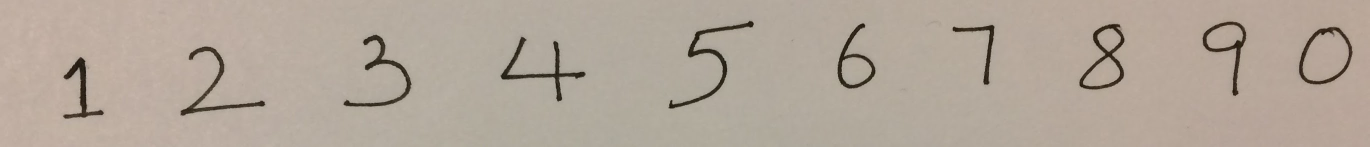
%> input picture images/image1.JPG, 2739 x 294 px (shown at 1/2 size); its folder holds only this picture in this run
$ octave ec.m   (GNU Octave 9; MATLAB toolbox functions it lacks are replaced by stand-ins)
%> lines starting %> are read from the running program, lines starting %| are printed output that depends on the picture; in (x1, y1, x2, y2) boxes, pixels count from 0 and x2, y2 are one past the last pixel; in counts of white or black regions, pixels touching at a corner belong together; the program's own positions count from 1
addpath '..\matlab';

%% load images
im_dir = dir('../images/*.*');
im_dir = im_dir(~ismember({im_dir.name},{'.','..'}));

file_count = size(im_dir, 1);

%% process images
x = zeros(28 * 28, 1);
x_i = 0;

for i = 1:file_count
    file = im_dir(i);
    im = imread(sprintf('%s/%s', file.folder, file.name));
%> im is the input picture: size 294x2739x3 uint8; mean R, G, B 178.5, 166.4, 154
    im_gray = rgb2gray(im);
    T = adaptthresh(im_gray, 0.95);
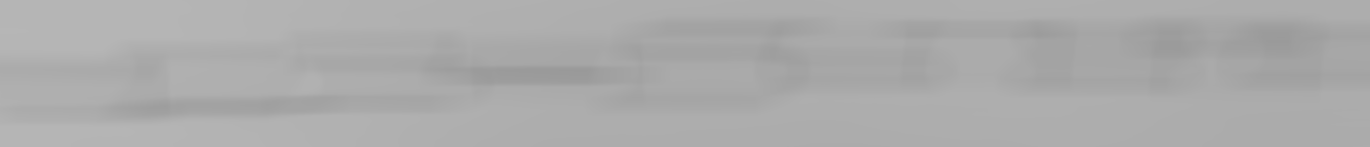
%> T: size 294x2739 double (shown at 1/2 size); min 0.603, max 0.714, mean 0.672
    BW = 1 - imbinarize(im_gray, T);
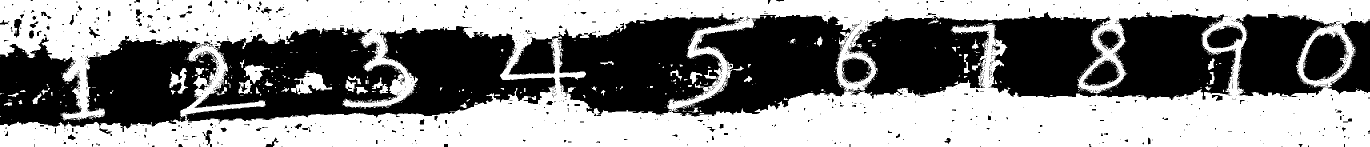
%> BW: size 294x2739 double (shown at 1/2 size); values 0 (black) and 1 (white), 53.6% white; 1116 black regions (1000 under 20 px)
    CC = bwconncomp(BW);
%> CC = 694 connected components
    stats = regionprops(CC, 'BoundingBox');
%> stats = 694 regions; largest, box (x1, y1, x2, y2): (0, 0, 2739, 294), (477, 128, 540, 188), (582, 145, 664, 189), (339, 136, 376, 188), (1380, 143, 1405, 168)

    BB = cat(1, stats.BoundingBox);
%> BB = 694 rows, first 8: [0.5 0.5 2739 294; 0.5 112.5 1 1; 0.5 186.5 4 3; 0.5 232.5 2 2; 5.5 187.5 3 1; 8.5 205.5 16 7; 16.5 185.5 22 9; 16.5 199.5 8 2]
    sub_hs = BB(:, 4);
%> sub_hs = 694 values, max 294 at index 1, min 1 at index 2, mean 3.07

    % remove sub image has height smaller than half of the mean height.
    sub_h_mean = sum(sub_hs) / CC.NumObjects;
%> sub_h_mean = 3.07
    outlier = sub_hs < sub_h_mean / 2;
%> outlier = 694 logical values, 407 true

    valid_BB = BB(~outlier, :);
%> valid_BB = 287 rows, first 8: [0.5 0.5 2739 294; 0.5 186.5 4 3; 0.5 232.5 2 2; 8.5 205.5 16 7; 16.5 185.5 22 9; 16.5 199.5 8 2; 37.5 200.5 8 9; 40.5 180.5 11 4]

    for j = 1: length(valid_BB)
        sub_im = imcrop(BW, valid_BB(j, :));
        sub_h = valid_BB(j, 4);
        sub_w = valid_BB(j, 3);

        % pad image to a square first
        elen = max(sub_h, sub_w);
        sub_im_resize = padarray(sub_im, [floor((elen - sub_h)/2) floor((elen - sub_w)/2)], 0, 'post');
        sub_im_resize = padarray(sub_im_resize, [ceil((elen - sub_h)/2) ceil((elen - sub_w)/2)], 0, 'pre');

        % resize to 28 * 28
        sub_im_resize = imresize(sub_im_resize, [28, 28]);

        x_i = x_i + 1;
        x(:, x_i) = reshape(sub_im_resize', 28 * 28, []);
    end
%> this loop made 287 passes
%> (sub_h, sub_w, elen) on passes 1, 2, 4: (294, 2739, 2739), (3, 4, 4), (7, 16, 16)
%> pass 1, `sub_im_resize = padarray(sub_im, [floor((elen - sub_h)/2) floor((elen ..`:
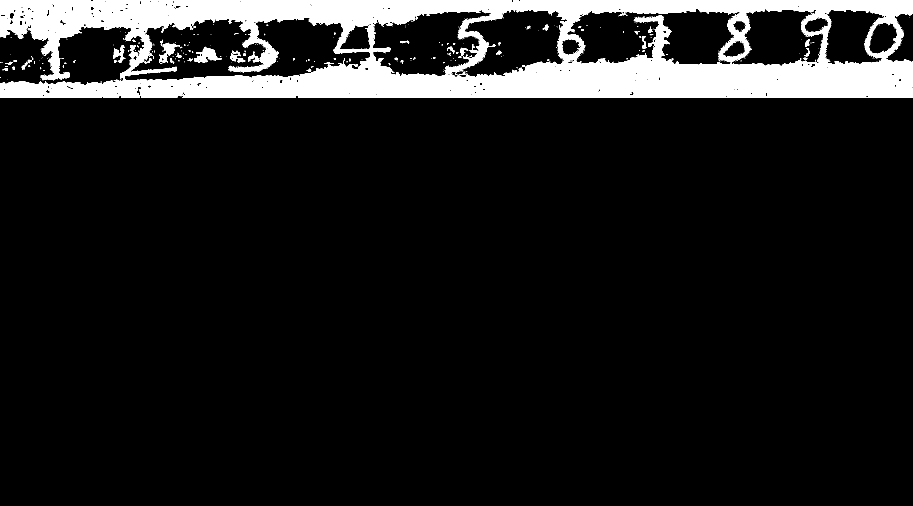
%> sub_im_resize: size 1516x2739 double (shown at 1/3 size); values 0 (black) and 1 (white), 10.4% white; 694 white regions (634 under 20 px), largest, box (x1, y1, x2, y2) and area: (0, 0, 2739, 294) 421610, (582, 145, 664, 189) 1767, (477, 128, 540, 188) 1348
%> pass 1, `sub_im_resize = padarray(sub_im_resize, [ceil((elen - sub_h)/2) ceil((..`:
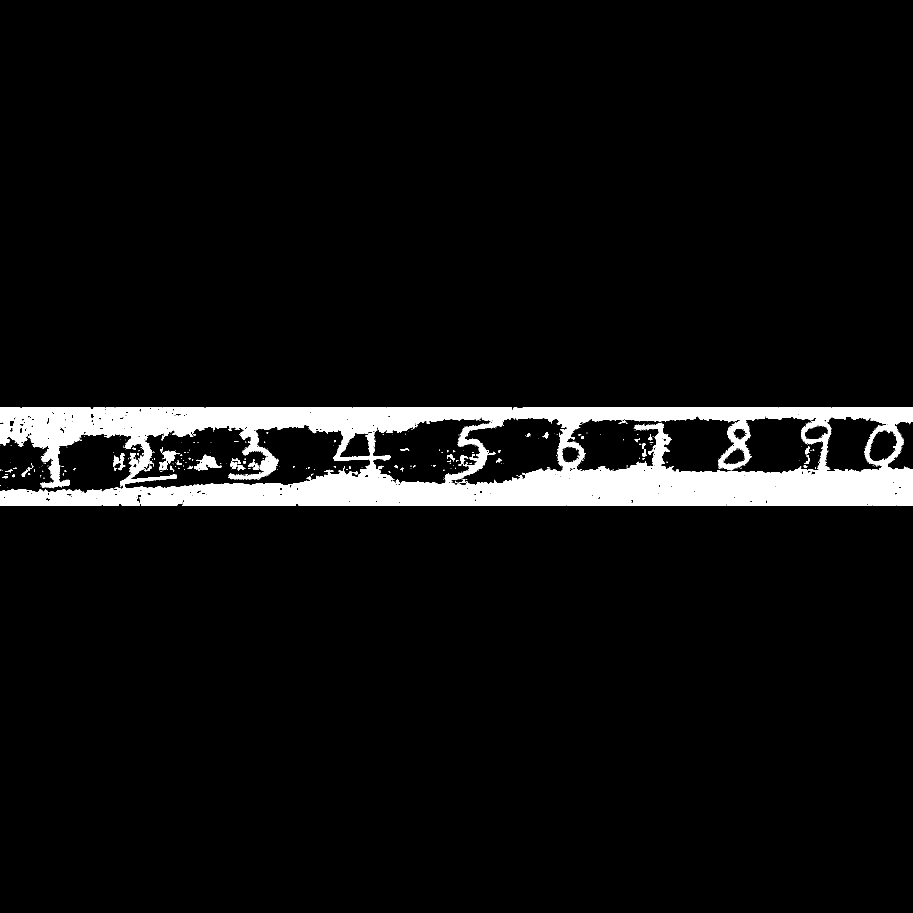
%> sub_im_resize: size 2739x2739 double (shown at 1/3 size); values 0 (black) and 1 (white), 5.8% white; 694 white regions (634 under 20 px), largest, box (x1, y1, x2, y2) and area: (0, 1223, 2739, 1517) 421610, (582, 1368, 664, 1412) 1767, (477, 1351, 540, 1411) 1348
%> pass 1, `sub_im_resize = imresize(sub_im_resize, [28, 28]);`:
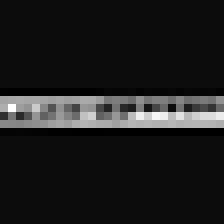
%> sub_im_resize: size 28x28 double (shown 8 times larger); min -0.0417, max 0.782, mean 0.0576; drawn with min black and max white
%> pass 2, `sub_im_resize = imresize(sub_im_resize, [28, 28]);`:
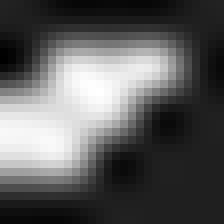
%> sub_im_resize: size 28x28 double (shown 8 times larger); min -0.165, max 1.17, mean 0.316; drawn with min black and max white
%> after the loop:
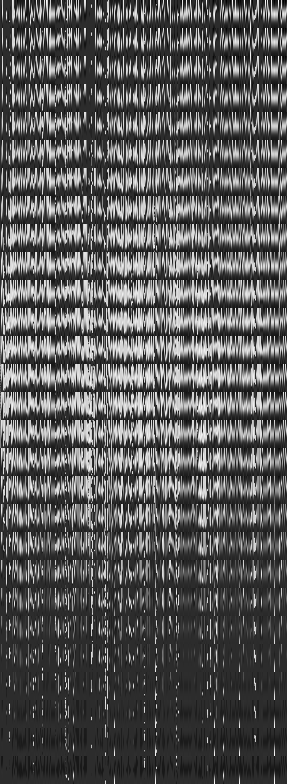
%> x: size 784x287 double; min -0.27, max 1.27, mean 0.277; drawn with min black and max white
%> after the loop, x_i = 287
end


%% feed into convnet
%> (the run ends here)

$ run again, on images/image2.JPG
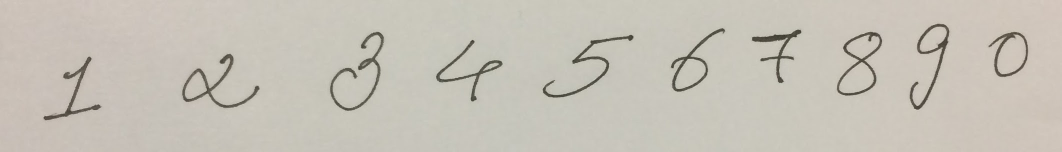
%> input picture images/image2.JPG, 2123 x 303 px (shown at 1/2 size)
%> im is the input picture: size 303x2123x3 uint8; mean R, G, B 198, 193.2, 183.1
%> `BW = 1 - imbinarize(im_gray, T);`:
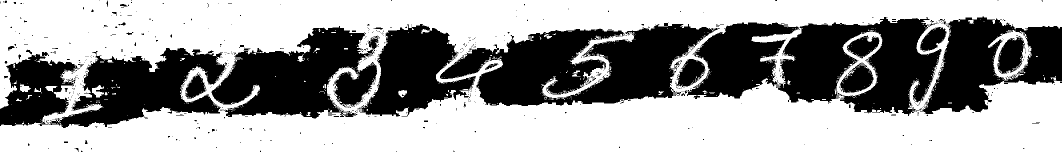
%> BW: size 303x2123 double (shown at 1/2 size); values 0 (black) and 1 (white), 60.4% white; 670 black regions (622 under 20 px)
%> CC = 722 connected components
%> stats = 722 regions; largest, box (x1, y1, x2, y2): (0, 0, 2123, 303), (1976, 60, 2064, 160), (184, 170, 208, 195), (40, 169, 62, 184), (90, 172, 115, 184)
%> BB = 722 rows, first 8: [0.5 0.5 2123 303; 23.5 208.5 1 1; 23.5 231.5 1 1; 25.5 167.5 1 1; 27.5 161.5 6 7; 30.5 246.5 2 2; 32.5 138.5 3 1; 32.5 197.5 12 6]
%> sub_hs = 722 values, max 303 at index 1, min 1 at index 2, mean 2.25
%> sub_h_mean = 2.25
%> outlier = 722 logical values, 496 true
%> valid_BB = 226 rows, first 8: [0.5 0.5 2123 303; 27.5 161.5 6 7; 30.5 246.5 2 2; 32.5 197.5 12 6; 40.5 169.5 22 15; 44.5 243.5 4 5; 52.5 190.5 12 9; 56.5 246.5 2 2]
%> the loop `for j = 1: length(valid_BB)` made 226 passes
%> (sub_h, sub_w, elen) on passes 1, 2, 4: (303, 2123, 2123), (7, 6, 7), (6, 12, 12)
%> after the loop `for j = 1: length(valid_BB)`:
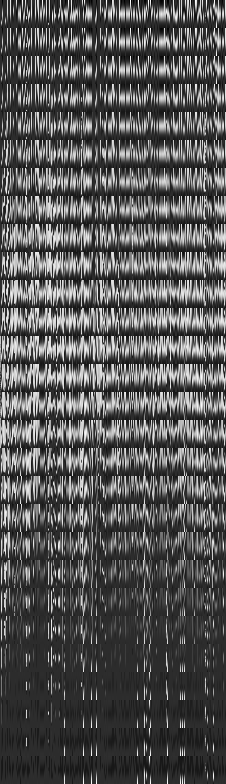
%> x: size 784x226 double; min -0.27, max 1.27, mean 0.258; drawn with min black and max white
%> after the loop `for j = 1: length(valid_BB)`: x_i = 226

$ run again, on images/image4.jpg
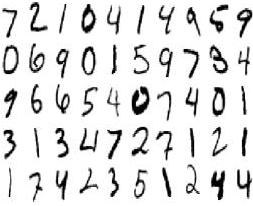
%> input picture images/image4.jpg, 253 x 206 px
%> im is the input picture: size 206x253x3 uint8; min 0, max 255, mean 224.1
%> BW: size 206x253 double; values 0 (black) and 1 (white), 19.5% white; 200 white regions (148 under 20 px)
%> CC = 200 connected components
%> stats = 200 regions; largest, box (x1, y1, x2, y2): (0, 166, 18, 206), (209, 44, 229, 75), (131, 44, 150, 75), (79, 166, 99, 195), (29, 2, 48, 32)
%> BB = 200 rows, first 8: [0.5 166.5 18 40; 1.5 8.5 17 30; 1.5 113.5 1 1; 1.5 117.5 2 1; 2.5 44.5 17 31; 2.5 115.5 2 1; 2.5 159.5 1 1; 3.5 128.5 1 1]
%> sub_hs = 200 values, max 40 at index 1, min 1 at index 3, mean 8.83
%> sub_h_mean = 8.83
%> outlier = 200 logical values, 148 true
%> valid_BB = 52 rows, first 8: [0.5 166.5 18 40; 1.5 8.5 17 30; 2.5 44.5 17 31; 3.5 129.5 14 31; 4.5 88.5 14 32; 12.5 166.5 3 8; 29.5 2.5 19 30; 29.5 43.5 16 30]
%> the loop `for j = 1: length(valid_BB)` made 52 passes
%> (sub_h, sub_w, elen) on passes 1 to 8: (40, 18, 40), (30, 17, 30), (31, 17, 31), (31, 14, 31), (32, 14, 32), (8, 3, 8), (30, 19, 30), (30, 16, 30)
%> after the loop `for j = 1: length(valid_BB)`:
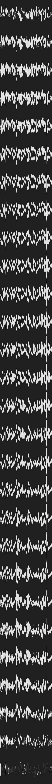
%> x: size 784x52 double; min -0.168, max 1.17, mean 0.197; drawn with min black and max white
